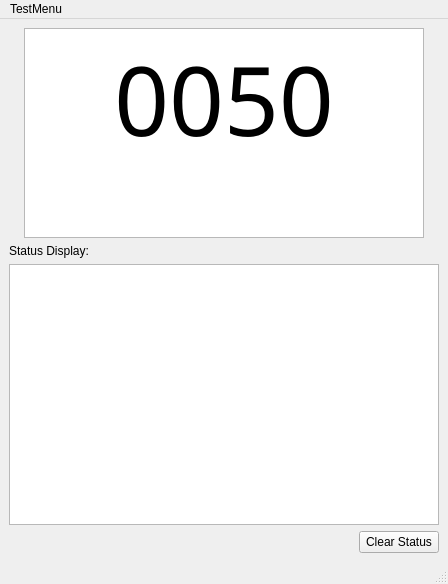
<?xml version="1.0" encoding="UTF-8"?>
<ui version="4.0">
 <class>MainWindow</class>
 <widget class="QMainWindow" name="MainWindow">
  <property name="geometry">
   <rect>
    <x>0</x>
    <y>0</y>
    <width>448</width>
    <height>584</height>
   </rect>
  </property>
  <property name="windowTitle">
   <string>Mask vending machine UI</string>
  </property>
  <widget class="QWidget" name="centralwidget">
   <layout class="QVBoxLayout" name="verticalLayout_2">
    <item>
     <layout class="QVBoxLayout" name="verticalLayout">
      <item>
       <layout class="QHBoxLayout" name="horizontalLayout">
        <item>
         <spacer name="horizontalSpacer">
          <property name="orientation">
           <enum>Qt::Horizontal</enum>
          </property>
          <property name="sizeHint" stdset="0">
           <size>
            <width>40</width>
            <height>20</height>
           </size>
          </property>
         </spacer>
        </item>
        <item>
         <widget class="QTextBrowser" name="Mask_number_bro">
          <property name="minimumSize">
           <size>
            <width>400</width>
            <height>210</height>
           </size>
          </property>
          <property name="maximumSize">
           <size>
            <width>16777215</width>
            <height>210</height>
           </size>
          </property>
          <property name="font">
           <font>
            <family>AcadEref</family>
            <pointsize>72</pointsize>
           </font>
          </property>
          <property name="html">
           <string>&lt;!DOCTYPE HTML PUBLIC &quot;-//W3C//DTD HTML 4.0//EN&quot; &quot;http://www.w3.org/TR/REC-html40/strict.dtd&quot;&gt;
&lt;html&gt;&lt;head&gt;&lt;meta name=&quot;qrichtext&quot; content=&quot;1&quot; /&gt;&lt;style type=&quot;text/css&quot;&gt;
p, li { white-space: pre-wrap; }
&lt;/style&gt;&lt;/head&gt;&lt;body style=&quot; font-family:'AcadEref'; font-size:72pt; font-weight:400; font-style:normal;&quot;&gt;
&lt;p align=&quot;center&quot; style=&quot; margin-top:0px; margin-bottom:0px; margin-left:0px; margin-right:0px; -qt-block-indent:0; text-indent:0px;&quot;&gt;0050&lt;/p&gt;&lt;/body&gt;&lt;/html&gt;</string>
          </property>
         </widget>
        </item>
        <item>
         <spacer name="horizontalSpacer_2">
          <property name="orientation">
           <enum>Qt::Horizontal</enum>
          </property>
          <property name="sizeHint" stdset="0">
           <size>
            <width>40</width>
            <height>20</height>
           </size>
          </property>
         </spacer>
        </item>
       </layout>
      </item>
      <item>
       <widget class="QLabel" name="label">
        <property name="text">
         <string>Status Display:</string>
        </property>
       </widget>
      </item>
      <item>
       <widget class="QTextBrowser" name="Feedback_bro"/>
      </item>
     </layout>
    </item>
    <item>
     <layout class="QHBoxLayout" name="horizontalLayout_2">
      <item>
       <spacer name="horizontalSpacer_3">
        <property name="orientation">
         <enum>Qt::Horizontal</enum>
        </property>
        <property name="sizeHint" stdset="0">
         <size>
          <width>40</width>
          <height>20</height>
         </size>
        </property>
       </spacer>
      </item>
      <item>
       <widget class="QPushButton" name="Clear_status_btn">
        <property name="text">
         <string>Clear Status</string>
        </property>
       </widget>
      </item>
     </layout>
    </item>
   </layout>
  </widget>
  <widget class="QMenuBar" name="menubar">
   <property name="geometry">
    <rect>
     <x>0</x>
     <y>0</y>
     <width>448</width>
     <height>30</height>
    </rect>
   </property>
   <widget class="QMenu" name="menu">
    <property name="title">
     <string>TestMenu</string>
    </property>
    <addaction name="actionRefill_mask"/>
    <addaction name="actionEmpty_mask"/>
    <addaction name="actionAdd_50mask"/>
    <addaction name="actionAdd_1mask"/>
    <addaction name="actionRemove_50mask"/>
    <addaction name="actionRemove_1mask"/>
   </widget>
   <addaction name="menu"/>
  </widget>
  <widget class="QStatusBar" name="statusbar"/>
  <action name="actionRefill_mask">
   <property name="text">
    <string>Refill_mask</string>
   </property>
  </action>
  <action name="actionEmpty_mask">
   <property name="text">
    <string>Empty_mask</string>
   </property>
  </action>
  <action name="actionAdd_50mask">
   <property name="text">
    <string>Add_50mask</string>
   </property>
  </action>
  <action name="actionMax_mask">
   <property name="text">
    <string>Max_mask</string>
   </property>
  </action>
  <action name="actionAdd_1mask">
   <property name="text">
    <string>Add_1mask</string>
   </property>
  </action>
  <action name="actionRemove_1mask">
   <property name="text">
    <string>Remove_1mask</string>
   </property>
  </action>
  <action name="actionRemove_50mask">
   <property name="text">
    <string>Remove_50mask</string>
   </property>
  </action>
 </widget>
 <resources/>
 <connections/>
</ui>
